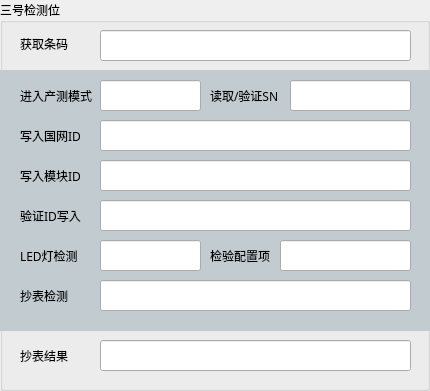
   <widget class="QGroupBox" name="groupBox_5">
    <property name="geometry">
     <rect>
      <x>970</x>
      <y>160</y>
      <width>430</width>
      <height>391</height>
     </rect>
    </property>
    <property name="font">
     <font>
      <family>微软雅黑 Light</family>
     </font>
    </property>
    <property name="styleSheet">
     <string notr="true"/>
    </property>
    <property name="title">
     <string>三号检测位</string>
    </property>
    <widget class="QListView" name="listView_3">
     <property name="geometry">
      <rect>
       <x>0</x>
       <y>70</y>
       <width>431</width>
       <height>261</height>
      </rect>
     </property>
     <property name="styleSheet">
      <string notr="true">background-color:#c2ccd0;border:none</string>
     </property>
    </widget>
    <widget class="QLabel" name="label_25">
     <property name="geometry">
      <rect>
       <x>20</x>
       <y>80</y>
       <width>72</width>
       <height>31</height>
      </rect>
     </property>
     <property name="text">
      <string>进入产测模式</string>
     </property>
    </widget>
    <widget class="QLineEdit" name="lineEdit_3_2">
     <property name="geometry">
      <rect>
       <x>100</x>
       <y>80</y>
       <width>101</width>
       <height>31</height>
      </rect>
     </property>
    </widget>
    <widget class="QLabel" name="label_26">
     <property name="geometry">
      <rect>
       <x>210</x>
       <y>240</y>
       <width>60</width>
       <height>31</height>
      </rect>
     </property>
     <property name="text">
      <string>检验配置项</string>
     </property>
    </widget>
    <widget class="QLineEdit" name="lineEdit_3_3">
     <property name="geometry">
      <rect>
       <x>290</x>
       <y>80</y>
       <width>121</width>
       <height>31</height>
      </rect>
     </property>
    </widget>
    <widget class="QLabel" name="label_27">
     <property name="geometry">
      <rect>
       <x>210</x>
       <y>80</y>
       <width>91</width>
       <height>31</height>
      </rect>
     </property>
     <property name="text">
      <string>读取/验证SN</string>
     </property>
    </widget>
    <widget class="QLineEdit" name="lineEdit_3_4">
     <property name="geometry">
      <rect>
       <x>100</x>
       <y>120</y>
       <width>311</width>
       <height>31</height>
      </rect>
     </property>
    </widget>
    <widget class="QLabel" name="label_28">
     <property name="geometry">
      <rect>
       <x>20</x>
       <y>120</y>
       <width>60</width>
       <height>31</height>
      </rect>
     </property>
     <property name="text">
      <string>写入国网ID</string>
     </property>
    </widget>
    <widget class="QLineEdit" name="lineEdit_3_5">
     <property name="geometry">
      <rect>
       <x>100</x>
       <y>160</y>
       <width>311</width>
       <height>31</height>
      </rect>
     </property>
    </widget>
    <widget class="QLineEdit" name="lineEdit_3_6">
     <property name="geometry">
      <rect>
       <x>100</x>
       <y>200</y>
       <width>311</width>
       <height>31</height>
      </rect>
     </property>
    </widget>
    <widget class="QLabel" name="label_29">
     <property name="geometry">
      <rect>
       <x>20</x>
       <y>160</y>
       <width>60</width>
       <height>31</height>
      </rect>
     </property>
     <property name="text">
      <string>写入模块ID</string>
     </property>
    </widget>
    <widget class="QLineEdit" name="lineEdit_3_7">
     <property name="geometry">
      <rect>
       <x>100</x>
       <y>240</y>
       <width>101</width>
       <height>31</height>
      </rect>
     </property>
    </widget>
    <widget class="QLabel" name="label_30">
     <property name="geometry">
      <rect>
       <x>20</x>
       <y>240</y>
       <width>71</width>
       <height>31</height>
      </rect>
     </property>
     <property name="text">
      <string>LED灯检测</string>
     </property>
    </widget>
    <widget class="QLineEdit" name="lineEdit_3_8">
     <property name="geometry">
      <rect>
       <x>280</x>
       <y>240</y>
       <width>131</width>
       <height>31</height>
      </rect>
     </property>
     <property name="text">
      <string/>
     </property>
    </widget>
    <widget class="QLabel" name="label_31">
     <property name="geometry">
      <rect>
       <x>20</x>
       <y>200</y>
       <width>89</width>
       <height>31</height>
      </rect>
     </property>
     <property name="text">
      <string>验证ID写入</string>
     </property>
    </widget>
    <widget class="QLineEdit" name="lineEdit_3_9">
     <property name="geometry">
      <rect>
       <x>100</x>
       <y>280</y>
       <width>311</width>
       <height>31</height>
      </rect>
     </property>
     <property name="text">
      <string/>
     </property>
    </widget>
    <widget class="QLabel" name="label_32">
     <property name="geometry">
      <rect>
       <x>20</x>
       <y>280</y>
       <width>48</width>
       <height>31</height>
      </rect>
     </property>
     <property name="text">
      <string>抄表检测</string>
     </property>
    </widget>
    <widget class="QLineEdit" name="lineEdit_3_10">
     <property name="geometry">
      <rect>
       <x>100</x>
       <y>340</y>
       <width>311</width>
       <height>31</height>
      </rect>
     </property>
     <property name="font">
      <font>
       <family>Cambria Math</family>
       <pointsize>12</pointsize>
       <weight>50</weight>
       <bold>false</bold>
      </font>
     </property>
     <property name="styleSheet">
      <string notr="true"/>
     </property>
     <property name="text">
      <string/>
     </property>
    </widget>
    <widget class="QLabel" name="label_33">
     <property name="geometry">
      <rect>
       <x>20</x>
       <y>340</y>
       <width>48</width>
       <height>31</height>
      </rect>
     </property>
     <property name="text">
      <string>抄表结果</string>
     </property>
    </widget>
    <widget class="QLineEdit" name="lineEdit_3_1">
     <property name="geometry">
      <rect>
       <x>100</x>
       <y>30</y>
       <width>311</width>
       <height>31</height>
      </rect>
     </property>
     <property name="text">
      <string/>
     </property>
    </widget>
    <widget class="QLabel" name="label_34">
     <property name="geometry">
      <rect>
       <x>20</x>
       <y>28</y>
       <width>48</width>
       <height>31</height>
      </rect>
     </property>
     <property name="text">
      <string>获取条码</string>
     </property>
    </widget>
   </widget>
